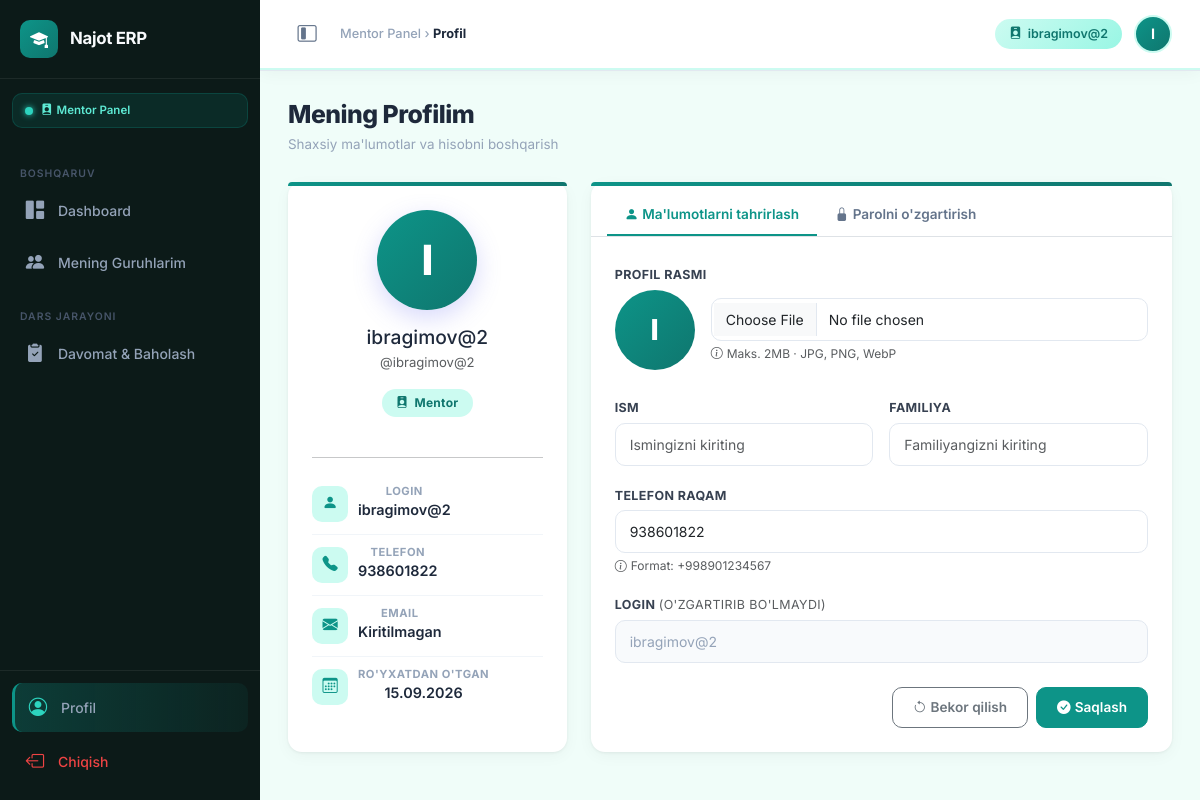
/profile/ (signed in), run on the app's committed database.
### users/models.py (models this page shows, shortened)
class User(AbstractUser):
    ROLE_CHOICES = (
        ('ADMIN', 'Admin'),
        ('MENTOR', 'Mentor'),
        ('STUDENT', 'Student'),
    )
    role = models.CharField(max_length=10, choices=ROLE_CHOICES, default='STUDENT')
    phone = models.CharField(max_length=15, blank=True, null=True)  # Telefon maydoni
    avatar = models.ImageField(upload_to='avatars/', blank=True, null=True)  # Profil rasmi
    objects = CustomUserManager()  # Manager'ni shu yerga ulaymiz
    @property
    def is_admin(self):
        return self.role == 'ADMIN' or self.is_superuser
    @property
    def is_mentor(self):
        return self.role == 'MENTOR'

### users/views.py (the view)
# urls.py: path('profile/', ProfileView.as_view(), name='profile'),
class ProfileView(LoginRequiredMixin, View):
    def get(self, request):
        profile_form = ProfileUpdateForm(instance=request.user)
        password_form = CustomPasswordChangeForm(user=request.user)
        return render(request, _profile_template(request.user), {
            'profile_form': profile_form,
            'password_form': password_form,
        })

### users/forms.py (shortened to what this page needs)
class ProfileUpdateForm(forms.ModelForm):
    class Meta:
        model = User
        fields = ['first_name', 'last_name', 'phone', 'avatar']
        labels = {
            'first_name': 'Ism',
            'last_name': 'Familiya',
            'phone': 'Telefon raqam',
            'avatar': 'Profil rasmi',
        }
        widgets = {
            'first_name': forms.TextInput(attrs={
                'class': 'form-control',
                'placeholder': 'Ismingizni kiriting',
            }),
            'last_name': forms.TextInput(attrs={
                'class': 'form-control',
                'placeholder': 'Familiyangizni kiriting',
            }),
            'phone': forms.TextInput(attrs={
                'class': 'form-control',
                'placeholder': '+998901234567',
            }),
            'avatar': forms.ClearableFileInput(attrs={
                'class': 'form-control',
                'accept': 'image/jpeg,image/png,image/webp',
            }),
        }

### users/views.py (called while the page is built)
def _profile_template(user):
    if user.is_admin:
        return 'users/profile_admin.html'
    elif user.is_mentor:
        return 'users/profile_mentor.html'
    return 'users/profile_student.html'

### templates/users/profile_mentor.html (shortened to what this page needs)
{% extends 'base_mentor.html' %}
{% block page_title %}Profil{% endblock %}
{% block content %}{% include 'users/profile_content.html' %}{% endblock %}

### templates/base_mentor.html (shortened to what this page needs)
<!DOCTYPE html>
<html lang="uz">
<head>
    <link href="https://cdn.jsdelivr.net/npm/bootstrap@5.3.2/dist/css/bootstrap.min.css" rel="stylesheet">
    <link href="https://cdn.jsdelivr.net/npm/bootstrap-icons@1.11.3/font/bootstrap-icons.min.css" rel="stylesheet">
</head>
<body>
<nav id="sidebar">
    <a href="{% url 'dashboard' %}" class="sidebar-brand">
        <div class="brand-icon"><i class="bi bi-mortarboard-fill"></i></div>
        <span class="brand-text">Najot ERP</span>
    </a>
    <div class="mentor-chip" style="margin-top:14px;">
        <span class="chip-dot"></span>
        <span class="chip-text">
            <i class="bi bi-person-badge-fill me-1"></i>Mentor Panel
        </span>
    </div>
    <div class="sidebar-nav">
        <div class="nav-label">Boshqaruv</div>
        <a href="{% url 'dashboard' %}"
           class="sidebar-item {% block nav_dashboard %}{% endblock %}">
            <i class="bi bi-grid-1x2-fill"></i>
            <span class="item-label">Dashboard</span>
        </a>
        <a href="{% url 'group_list' %}"
           class="sidebar-item {% block nav_groups %}{% endblock %}">
            <i class="bi bi-people-fill"></i>
            <span class="item-label">Mening Guruhlarim</span>
        </a>
        <div class="nav-label mt-3">Dars Jarayoni</div>
        <a href="{% url 'group_list' %}"
           class="sidebar-item {% block nav_attendance %}{% endblock %}">
            <i class="bi bi-clipboard2-check-fill"></i>
            <span class="item-label">Davomat & Baholash</span>
        </a>
    </div>
    <div class="sidebar-footer">
        <a href="{% url 'profile' %}" class="sidebar-item" style="color:#94a3b8; margin-bottom:4px;">
            <i class="bi bi-person-circle"></i>
            <span class="item-label">Profil</span>
        </a>
        <a href="{% url 'logout' %}" class="sidebar-item">
            <i class="bi bi-box-arrow-left"></i>
            <span class="item-label">Chiqish</span>
        </a>
    </div>
</nav>
<header id="topbar">
    <div class="topbar-left">
        <button id="sidebarToggle" title="Menyuni ochish/yopish">
            <i class="bi bi-layout-sidebar-inset"></i>
        </button>
        <div class="topbar-breadcrumb">
            Mentor Panel &rsaquo;
            <span class="current">{% block page_title %}Bosh sahifa{% endblock %}</span>
        </div>
    </div>
    <div class="topbar-right">
        <div class="topbar-badge">
            <i class="bi bi-person-badge-fill"></i>
            <span>{{ user.get_full_name|default:user.username }}</span>
        </div>
        <a href="{% url 'profile' %}" class="topbar-avatar"
           title="Profil">
            {{ user.username|slice:":1"|upper }}
        </a>
    </div>
</header>
<main id="main-content">
    <div class="content-wrapper">
        {% block content %}{% endblock %}
    </div>
</main>
</body>
</html>

### templates/users/profile_content.html (shortened to what this page needs)
<div class="page-header">
    <div>
        <h1>Mening Profilim</h1>
        <div class="page-subtitle">Shaxsiy ma'lumotlar va hisobni boshqarish</div>
    </div>
</div>
<div class="row g-4">
    <div class="col-lg-4">
        <div class="card h-100">
            <div class="card-accent-top"></div>
            <div class="card-body p-4 text-center d-flex flex-column align-items-center">
                <div class="profile-avatar-lg mb-3">
                    {% if user.avatar %}
                        <img src="{{ user.avatar.url }}" alt="{{ user.username }}">
                    {% else %}
                        {{ user.username|slice:":1"|upper }}
                    {% endif %}
                </div>
                <h4 class="fw-800 mb-1" style="color:#1e293b; font-size:1.2rem;">
                    {{ user.get_full_name|default:user.username }}
                </h4>
                <div class="text-muted mb-3" style="font-size:.82rem;">@{{ user.username }}</div>
                {% if user.is_admin %}
                    <span class="role-badge admin mb-4">
                        <i class="bi bi-shield-fill-check"></i> Admin
                    </span>
                {% elif user.is_mentor %}
                    <span class="role-badge mentor mb-4">
                        <i class="bi bi-person-badge-fill"></i> Mentor
                    </span>
                {% else %}
                    <span class="role-badge student mb-4">
                        <i class="bi bi-mortarboard-fill"></i> Talaba
                    </span>
                {% endif %}
                <hr class="w-100">
                <div class="w-100">
                    <div class="info-row">
                        <div class="info-icon"><i class="bi bi-person-fill"></i></div>
                        <div>
                            <div class="info-label">Login</div>
                            <div class="info-value">{{ user.username }}</div>
                        </div>
                    </div>
                    <div class="info-row">
                        <div class="info-icon"><i class="bi bi-telephone-fill"></i></div>
                        <div>
                            <div class="info-label">Telefon</div>
                            <div class="info-value">{{ user.phone|default:"Kiritilmagan" }}</div>
                        </div>
                    </div>
                    <div class="info-row">
                        <div class="info-icon"><i class="bi bi-envelope-fill"></i></div>
                        <div>
                            <div class="info-label">Email</div>
                            <div class="info-value">{{ user.email|default:"Kiritilmagan" }}</div>
                        </div>
                    </div>
                    <div class="info-row">
                        <div class="info-icon"><i class="bi bi-calendar3"></i></div>
                        <div>
                            <div class="info-label">Ro'yxatdan o'tgan</div>
                            <div class="info-value">{{ user.date_joined|date:"d.m.Y" }}</div>
                        </div>
                    </div>
                </div>
            </div>
        </div>
    </div>
    <div class="col-lg-8">
        <div class="card">
            <div class="card-accent-top"></div>
            <ul class="nav profile-tabs border-bottom px-3 pt-2">
                <li class="nav-item">
                    <button class="nav-link {% if active_tab != 'password' %}active{% endif %}"
                            data-bs-toggle="tab" data-bs-target="#tab-profile" type="button">
                        <i class="bi bi-person-fill me-1"></i>Ma'lumotlarni tahrirlash
                    </button>
                </li>
                <li class="nav-item">
                    <button class="nav-link {% if active_tab == 'password' %}active{% endif %}"
                            data-bs-toggle="tab" data-bs-target="#tab-password" type="button">
                        <i class="bi bi-lock-fill me-1"></i>Parolni o'zgartirish
                    </button>
                </li>
            </ul>
            <div class="tab-content p-4">
                <div class="tab-pane fade {% if active_tab != 'password' %}show active{% endif %}" id="tab-profile">
                    <form method="POST" action="{% url 'profile_update' %}" enctype="multipart/form-data">
                        <div class="mb-4">
                            <label class="form-label">Profil rasmi</label>
                            <div class="d-flex align-items-center gap-3">
                                <div id="avatar-preview-wrap">
                                    {% if user.avatar %}
                                        <img id="avatar-preview" src="{{ user.avatar.url }}" style="display:block;">
                                        <div id="avatar-placeholder" style="display:none;">{{ user.username|slice:":1"|upper }}</div>
                                    {% else %}
                                        <div id="avatar-placeholder">{{ user.username|slice:":1"|upper }}</div>
                                    {% endif %}
                                </div>
                                <div class="flex-grow-1">
                                    {{ profile_form.avatar }}
                                    <div class="form-text text-muted" style="font-size:.75rem;">
                                        <i class="bi bi-info-circle me-1"></i>Maks. 2MB · JPG, PNG, WebP
                                    </div>
                                </div>
                            </div>
                        </div>
                        <div class="row g-3">
                            <div class="col-md-6">
                                <label class="form-label">{{ profile_form.first_name.label }}</label>
                                {{ profile_form.first_name }}
                            </div>
                            <div class="col-md-6">
                                <label class="form-label">{{ profile_form.last_name.label }}</label>
                                {{ profile_form.last_name }}
                            </div>
                            <div class="col-12">
                                <label class="form-label">{{ profile_form.phone.label }}</label>
                                {{ profile_form.phone }}
                                <div class="form-text text-muted" style="font-size:.75rem;"><i class="bi bi-info-circle me-1"></i>Format: +998901234567</div>
                            </div>
                            <div class="col-12">
                                <label class="form-label">Login <span class="text-muted" style="font-weight:400;">(o'zgartirib bo'lmaydi)</span></label>
                                <input type="text" class="form-control" value="{{ user.username }}" disabled style="background:#f8fafc; color:#94a3b8;">
                            </div>
                        </div>
                        <div class="d-flex justify-content-end gap-2 mt-4">
                            <button type="reset" class="btn btn-outline-secondary">
                                <i class="bi bi-arrow-counterclockwise me-1"></i>Bekor qilish
                            </button>
                            <button type="submit" class="btn btn-primary">
                                <i class="bi bi-check-circle-fill me-1"></i>Saqlash
                            </button>
                        </div>
                    </form>
                </div>
            </div>
        </div>
    </div>
</div>

### templates/users/profile_content.html (style rules this page uses)
.profile-avatar-lg { width: 100px; height: 100px; border-radius: 50%; display: flex; align-items: center; justify-content: center; font-size: 2.6rem; font-weight: 800; color: #fff; flex-shrink: 0; background: linear-gradient(135deg, var(--primary, #6366f1), var(--primary-dark, #4f46e5)); box-shadow: 0 8px 24px rgba(99,102,241,.25); overflow: hidden; position: relative; }
.role-badge { display: inline-flex; align-items: center; gap: 6px; padding: 5px 14px; border-radius: 100px; font-size: .75rem; font-weight: 700; letter-spacing: .3px; }
.role-badge.mentor { background: #ccfbf1; color: #0f766e; }
.info-row { display: flex; align-items: center; gap: 10px; padding: 12px 0; border-bottom: 1px solid #f1f5f9; }
.info-row:last-child { border-bottom: none; }
.info-row .info-icon { width: 36px; height: 36px; border-radius: 10px; background: var(--primary-light, #eef2ff); display: flex; align-items: center; justify-content: center; color: var(--primary, #6366f1); font-size: .95rem; flex-shrink: 0; }
.info-row .info-label { font-size: .7rem; font-weight: 700; color: #94a3b8; text-transform: uppercase; letter-spacing: .5px; line-height: 1; }
.info-row .info-value { font-size: .9rem; font-weight: 600; color: #1e293b; margin-top: 2px; }
.profile-tabs .nav-link { color: #64748b; font-weight: 600; font-size: .85rem; border: none; border-bottom: 2px solid transparent; padding: 10px 18px; border-radius: 0; transition: all .2s; }
.profile-tabs .nav-link.active { color: var(--primary, #6366f1); border-bottom-color: var(--primary, #6366f1); background: transparent; }
#avatar-preview-wrap { position: relative; display: inline-block; }
#avatar-placeholder { width: 80px; height: 80px; border-radius: 50%; background: linear-gradient(135deg, var(--primary, #6366f1), var(--primary-dark, #4f46e5)); display: flex; align-items: center; justify-content: center; font-size: 1.8rem; font-weight: 800; color: #fff; }
.card-accent-top { height: 4px; background: linear-gradient(90deg, var(--primary, #6366f1), var(--primary-dark, #4f46e5)); border-radius: var(--card-radius, 14px) var(--card-radius, 14px) 0 0; }

### data on the page
User: get_full_name "ibragimov@2", username "I", username "ibragimov@2", phone "938601822", email "Kiritilmagan", date_joined "15.09.2026"

### other printed values
{{ profile_form.first_name.label }} "ISM"
{{ profile_form.last_name.label }} "FAMILIYA"
{{ profile_form.phone.label }} "TELEFON RAQAM"
